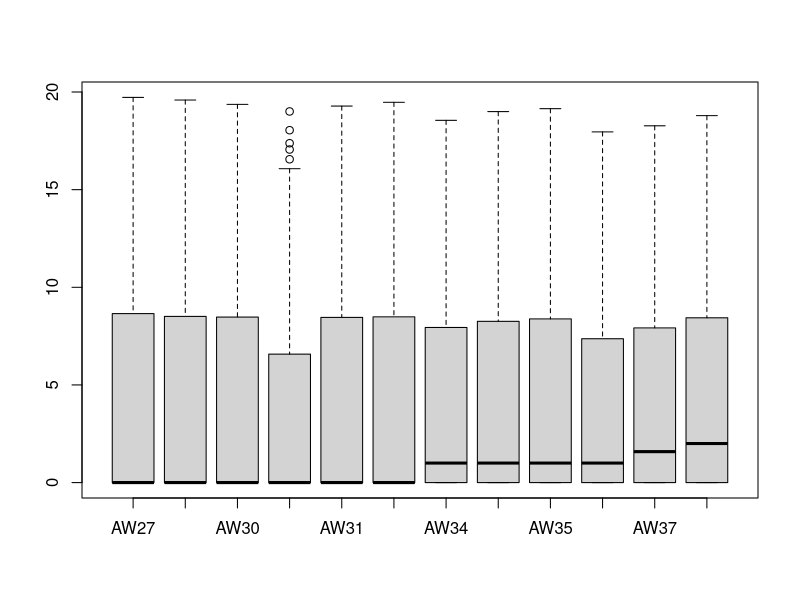

Reproduce this figure in R. (Note: this script raises an error after producing the figure.)
## ---- chunk 1
knitr::opts_chunk$set(echo = TRUE)
## ---- chunk 2
data_CD630 = read.csv("GSE173804_CD630_raw_data.csv")
data_CD196 = read.csv("GSE173804_196_raw_data.csv")
## ---- chunk 3


dCD196 = data.frame(AW27=as.numeric(data_CD196$X2691.AW.27.CAGGTTCA.ATAACGCC_S01_L001_R1_001...Total.counts), AW28=as.numeric(data_CD196$X2691.AW.28.GAACGAAG.GAATCACC_S01_L001_R1_001...Total.counts), AW30=as.numeric(data_CD196$X2691.AW.30.CATGAGCA.GATCTTGC_S01_L001_R1_001...Total.counts), AW29=as.numeric(data_CD196$X2691.AW.29.CTCAGAAG.GGCAAGTT_S01_L001_R1_001....Total.counts), AW31=as.numeric(data_CD196$X2691.AW.31.GACGAACT.CAATGCGA_S01_L001_R1_001...Total.counts), AW32=as.numeric(data_CD196$X2691.AW.32.AGACGCTA.GGTGTACA_S01_L001_R1_001...Total.counts))
rownames(dCD196) = data_CD196$Name


dCD630 = data.frame(AW34=as.numeric(data_CD630$X2691.AW.34.GAATCACC.GAACGAAG_S01_L001_R1_001...Total.counts), AW33=as.numeric(data_CD630$X2691.AW.33.ATAACGCC.CAGGTTCA_S01_L001_R1_001...Total.counts), AW35=as.numeric(data_CD630$X2691.AW.35.GGCAAGTT.CTCAGAAG_S01_L001_R1_001...Total.counts), AW36=as.numeric(data_CD630$X2691.AW.36.GATCTTGC.CATGAGCA_S01_L001_R1_001..Total.counts), AW37=as.numeric(data_CD630$X2691.AW.37.CAATGCGA.GACGAACT_S01_L001_R1_001...Total.counts), AW38=as.numeric(data_CD630$X2691.AW.38.GGTGTACA.AGACGCTA_S01_L001_R1_001...Total.counts))
rownames(dCD630) = data_CD630$Name


data = merge(dCD196, dCD630, by = 0, all.x = TRUE, all.y = TRUE,
                sort = FALSE)
# Change all NA's introduced by the merge to zeros
data[is.na(data)] <- 0
# Show column names coming from the input files

summary(data)
rnms = c(data$Row.names)
rownames(data) = rnms
data = data[2:length(data)]
boxplot(log2(data + 1))

## ---- chunk 4

mycolors = hue_pal()(4)

## Plot the log2-transformed data with a 0.1 pseudocount
plotDensity(log2(data + 0.1), col=rep(mycolors, each=3),
            lty=c(1:ncol(data)), xlab='Log2(count)',
            main='Expression Distribution')

## Add a legend and vertical line
legend('topright', names(data), lty=c(1:ncol(data)),
       col=rep(mycolors, each=3), cex = 0.5)
abline(v=-1.5, lwd=1, col='red', lty=2)
## ---- chunk 5
barplot(colSums(data) / 1e6)
## ---- chunk 6
(ddsmat = DESeqDataSetFromMatrix(countData = data,
                                  colData = data.frame(samples =
                                            names(data)),
                                            design = ~ 1))

## ---- chunk 7
# Perform normalization
rldds = vst(ddsmat)
# 'Extract' normalized values
rld = assay(rldds)
head(rld)
## ---- chunk 8
sampdists = dist( t( rld ))
sampdists
## ---- chunk 9
# Convert the 'dist' object into a matrix for creating a heatmap
sampdmat = as.matrix(sampdists)

# The annotation is an extra layer that will be plotted above the heatmap columns
# indicating the cell type
sampdmat
ann = data.frame(CD = factor(c(rep(1, 6), rep(2, 6)), 
                                        labels = c("CD196", "CD630")))
   

# Set the rownames of the annotation dataframe to the sample names (required)
rownames(ann) = names(data)

pheatmap(sampdmat, show_colnames = FALSE,
         annotation_col = ann,
         clustering_distance_rows = sampdists,
         clustering_distance_cols = sampdists,
         main = "Euclidean Sample Distances")
## ---- chunk 10
# Use the raw (not r-log transformed!) counts
ds = assay(ddsmat)
pd = PoissonDistance(t(ds))
# Extract the matrix with distances
spdm = as.matrix(pd$dd)
# Calculate the MDS and get the X- and Y-coordinates
mdpd = data.frame( cmdscale(spdm) )

# And set some better readable names for the columns
names(mdpd) = c('x_coord', 'y_coord')
## ---- chunk 11
# Separate the annotation factor (as the variable name is used as label)
grs = factor(c(rep(1, 6), rep(2, 6)), labels = c("CD196", "CD630"))
cd = names(data)


# Create the plot using ggplot
ggplot(mdpd, aes(x_coord, y_coord, color = grs, label = cd)) + 
  geom_text(size = 4) +
  ggtitle('Multi Dimensional Scaling') +
  labs(x = "Poisson Distance", y = "Poisson Distance") +
  theme_bw()

## ---- chunk 12
des = model.matrix( ~ 0 + grs)
cdt = data.frame(des = names(data))
ddsMatt = DESeqDataSetFromMatrix(countData = data, colData = cdt, design = des)
deds = DESeq(ddsMatt)
ress = results(deds)
resultsNames(deds)
lfcres = lfcShrink(deds, 2)
head(results(deds, tidy=TRUE)) # let's look at the results table
## ---- chunk 13
cd196 = data.frame(groups = names(dCD196))
ddsMatt196 = DESeqDataSetFromMatrix(countData = dCD196, colData = cd196, design = ~1)
deds196 = DESeq(ddsMatt196)
res196 = results(deds196)
res196
lfcres196 = lfcShrink(deds196, names(res196), res = res196)


cd630 = data.frame(groups = names(dCD630))
ddsMatt630 = DESeqDataSetFromMatrix(countData = dCD630, colData = cd630, design = ~1)
deds630 = DESeq(ddsMatt630)
res630 = results(deds630)

resultsNames(deds630)
resultsNames(deds630)
res630
res196

## ---- chunk 14
deseq.volcano = function(res, datasetName) {
  return(EnhancedVolcano(res, x = 'log2FoldChange', y = 'padj',
                         lab=rownames(res),
                         title = paste(datasetName, "trisomic vs disomic"),
                         subtitle = bquote(italic('FDR <= 0.05 and absolute FC >= 2')),
                         # Change text and icon sizes
                         labSize = 3, pointSize = 1.5, axisLabSize=10, titleLabSize=12,
                         subtitleLabSize=8, captionLabSize=10,
                         # Disable legend
                         legendPosition = "none",
                         # Set cutoffs
                         pCutoff = 0.05, FCcutoff = 2))
}

## Note: input data is the corrected DESeq2 output using the 'lfcShrink' function (see chapter 4)
deseq.volcano(res = lfcres, datasetName = "Data")
## ---- chunk 15
reg = 1
degsu196 = row.names(res196[which(res196$log2FoldChange < reg), ])
degsu630 = row.names(res630[which(res630$log2FoldChange < reg), ])
venn.plotu = draw.pairwise.venn(length(degsu196),
                              length(degsu630),
                              # Calculate the intersection of the two sets
                              length( intersect(degsu196, degsu630)),
                                category = c("DEGS CD196", "DEGS CD630"), scaled = F,
                                fill = c("light blue", "red"), alpha = rep(0.5, 2),
                                cat.pos = c(0, 0))


degsd196 = row.names(res196[which(res196$log2FoldChange > reg), ])
degsd630 = row.names(res630[which(res630$log2FoldChange > reg), ])
venn.plotd = draw.pairwise.venn(length(degsd196),
                              length(degsd630),
                              # Calculate the intersection of the two sets
                              length( intersect(degsd196, degsd630)),
                                category = c("DEGS CD196", "DEGS CD630"), scaled = F,
                                fill = c("light blue", "red"), alpha = rep(0.5, 2),
                                cat.pos = c(0, 0))

grid.newpage()
grid.draw(venn.plotu)
grid.newpage()
grid.draw(venn.plotd)

